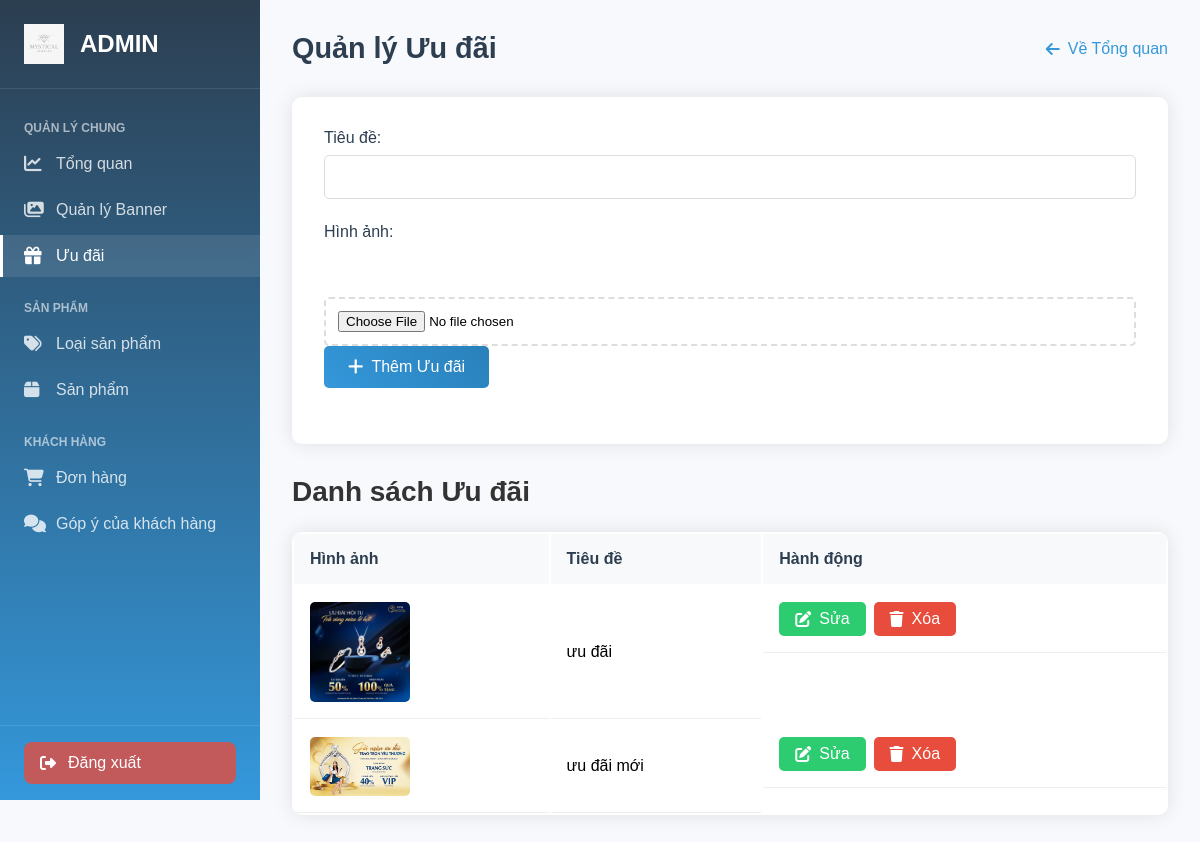
Screenshot of /admin/promotions.php with the database file from the repository.
### tables this page shows
CREATE TABLE `promotions` (
  `id` int(11) NOT NULL,
  `title` varchar(255) NOT NULL,
  `image_url` varchar(255) NOT NULL,
  `created_at` datetime DEFAULT current_timestamp()
);

### admin/promotions.php (the view, shortened to what this page needs)
<?php
include 'config.php';
$edit_mode = false;
$promotion = ['id' => 0, 'title' => '', 'image_url' => ''];
$promotions = $con->query("SELECT * FROM promotions ORDER BY created_at DESC");
?>
<?php include 'sidebar.php'; ?>
<!DOCTYPE html>
<html lang="vi">
<head>
    <link rel="stylesheet" href="../css/dashboard.css">
    <link rel="stylesheet" href="../css/promotions.css">
    <link rel="stylesheet" href="https://cdnjs.cloudflare.com/ajax/libs/font-awesome/6.4.0/css/all.min.css">
</head>
<body>
    <div class="promotions-container">
        <div class="page-header">
            <h2>Quản lý Ưu đãi</h2>
            <a href="dashboard.php" class="back-link">
                <i class="fas fa-arrow-left"></i>
                Về Tổng quan
            </a>
        </div>
    <form method="POST" enctype="multipart/form-data" class="promotion-form">
        <div class="form-group">
            <label>Tiêu đề:</label>
            <input type="text" name="title" value="<?= htmlspecialchars($promotion['title']) ?>" required>
        </div>
        <div class="form-group">
            <?php if ($edit_mode): ?>
                <label>Ảnh hiện tại:</label>
                <div class="image-preview">
                    <img src="<?= $promotion['image_url'] ?>" alt="">
                </div>
                <label>Ảnh mới (nếu thay đổi):</label>
                <div class="file-input-wrapper">
                    <input type="file" name="image_file">
                </div>
                <input type="hidden" name="existing_image" value="<?= $promotion['image_url'] ?>">
                <button type="submit" name="update_promotion" class="submit-btn">
                    <i class="fas fa-save"></i>
                    Cập nhật Ưu đãi
                </button>
            <?php else: ?>
                <label>Hình ảnh:</label>
                <div class="file-input-wrapper">
                    <input type="file" name="image_file" required>
                </div>
                <button type="submit" name="submit_promotion" class="submit-btn">
                    <i class="fas fa-plus"></i>
                    Thêm Ưu đãi
                </button>
            <?php endif; ?>
        </div>
    </form>
    <h3>Danh sách Ưu đãi</h3>
    <table class="promotions-table">
        <thead>
            <tr>
                <th>Hình ảnh</th>
                <th>Tiêu đề</th>
                <th>Hành động</th>
            </tr>
        </thead>
        <tbody>
            <?php while($p = $promotions->fetch_assoc()): ?>
                <tr>
                    <td><img src="<?= $p['image_url'] ?>" alt=""></td>
                    <td><?= htmlspecialchars($p['title']) ?></td>
                    <td class="action-buttons">
                        <a href="?edit=<?= $p['id'] ?>" class="edit-btn">
                            <i class="fas fa-edit"></i> Sửa
                        </a>
                        <a href="?delete=<?= $p['id'] ?>" class="delete-btn">
                            <i class="fas fa-trash"></i> Xóa
                        </a>
                    </td>
                </tr>
            <?php endwhile; ?>
        </tbody>
    </table>
    </div>
</body>
</html>

### css/dashboard.css (style rules this page uses)
:root { --primary-color: #4e73df; --success-color: #1cc88a; --warning-color: #f6c23e; --danger-color: #e74a3b; }
body { font-family: 'Poppins', sans-serif; background: #f8f9fc; margin: 0; padding: 0; }
h3 { color: #333; font-size: 1.75rem; margin-bottom: 1.5rem; font-weight: 600; }

### css/promotions.css (style rules this page uses)
.promotions-container { padding: 2rem; margin-left: 260px; }
.page-header { display: flex; align-items: center; justify-content: space-between; margin-bottom: 2rem; }
.page-header h2 { margin: 0; color: #2c3e50; font-size: 1.8rem; }
.back-link { color: #3498db; text-decoration: none; display: flex; align-items: center; gap: 0.5rem; transition: all 0.3s ease; }
.promotion-form { background: white; padding: 2rem; border-radius: 10px; box-shadow: 0 0 20px rgba(0,0,0,0.1); margin-bottom: 2rem; }
.form-group { margin-bottom: 1.5rem; }
.form-group label { display: block; margin-bottom: 0.5rem; color: #2c3e50; font-weight: 500; }
.form-group input[type="text"] { width: 100%; padding: 0.75rem; border: 1px solid #ddd; border-radius: 5px; font-size: 1rem; transition: all 0.3s ease; }
.submit-btn { background: linear-gradient(45deg, #3498db, #2980b9); color: white; border: none; padding: 0.75rem 1.5rem; border-radius: 5px; cursor: pointer; font-size: 1rem; transition: all 0.3s ease; display: inline-flex; align-items: center; gap: 0.5rem; }
.submit-btn i { font-size: 1.1rem; }
.promotions-table { width: 100%; background: white; border-radius: 10px; overflow: hidden; box-shadow: 0 0 20px rgba(0,0,0,0.1); }
.promotions-table th { background: #f8f9fa; padding: 1rem; font-weight: 600; color: #2c3e50; text-align: left; }
.promotions-table td { padding: 1rem; border-bottom: 1px solid #eee; vertical-align: middle; }
.promotions-table img { max-width: 100px; border-radius: 5px; transition: transform 0.3s ease; }
.action-buttons { display: flex; gap: 0.5rem; }
.edit-btn, .delete-btn { padding: 0.5rem 1rem; border-radius: 5px; text-decoration: none; color: white; display: inline-flex; align-items: center; gap: 0.5rem; transition: all 0.3s ease; }
.edit-btn { background: #2ecc71; }
.delete-btn { background: #e74c3c; }
.file-input-wrapper { position: relative; margin-top: 1rem; }
.file-input-wrapper input[type="file"] { padding: 0.75rem; border: 2px dashed #ddd; border-radius: 5px; width: 100%; transition: all 0.3s ease; }

### rows the page displays
promotions: image_url (picture), title "ưu đãi"
promotions: image_url (picture), title "ưu đãi mới"
